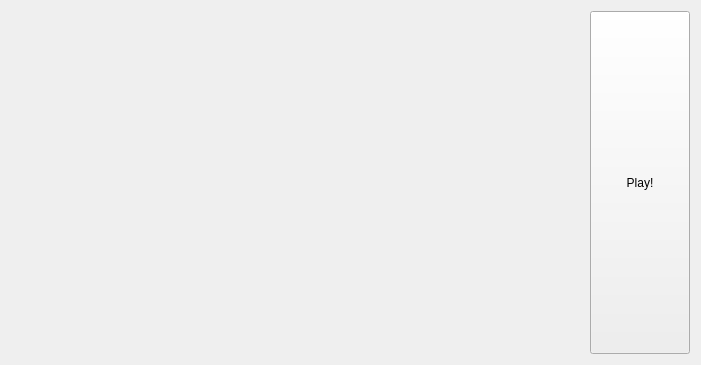
<?xml version="1.0" encoding="UTF-8"?>
<ui version="4.0">
 <class>PrepareWidget</class>
 <widget class="QWidget" name="PrepareWidget">
  <property name="geometry">
   <rect>
    <x>0</x>
    <y>0</y>
    <width>701</width>
    <height>365</height>
   </rect>
  </property>
  <property name="windowTitle">
   <string>Form</string>
  </property>
  <property name="styleSheet">
   <string notr="true"/>
  </property>
  <layout class="QGridLayout" name="gridLayout">
   <item row="0" column="0">
    <widget class="UsersWidget" name="users" native="true">
     <property name="sizePolicy">
      <sizepolicy hsizetype="Expanding" vsizetype="Expanding">
       <horstretch>0</horstretch>
       <verstretch>0</verstretch>
      </sizepolicy>
     </property>
     <property name="minimumSize">
      <size>
       <width>413</width>
       <height>0</height>
      </size>
     </property>
    </widget>
   </item>
   <item row="0" column="1">
    <widget class="QPushButton" name="pushButton">
     <property name="sizePolicy">
      <sizepolicy hsizetype="Minimum" vsizetype="Expanding">
       <horstretch>0</horstretch>
       <verstretch>0</verstretch>
      </sizepolicy>
     </property>
     <property name="minimumSize">
      <size>
       <width>100</width>
       <height>0</height>
      </size>
     </property>
     <property name="text">
      <string>Play!</string>
     </property>
    </widget>
   </item>
  </layout>
 </widget>
 <customwidgets>
  <customwidget>
   <class>UsersWidget</class>
   <extends>QWidget</extends>
   <header>Widgets/userswidget.h</header>
   <container>1</container>
   <slots>
    <signal>playEnabled()</signal>
    <signal>playDisabled()</signal>
   </slots>
  </customwidget>
 </customwidgets>
 <resources/>
 <connections/>
 <slots>
  <slot>enablePlay()</slot>
  <slot>disablePlay()</slot>
 </slots>
</ui>
